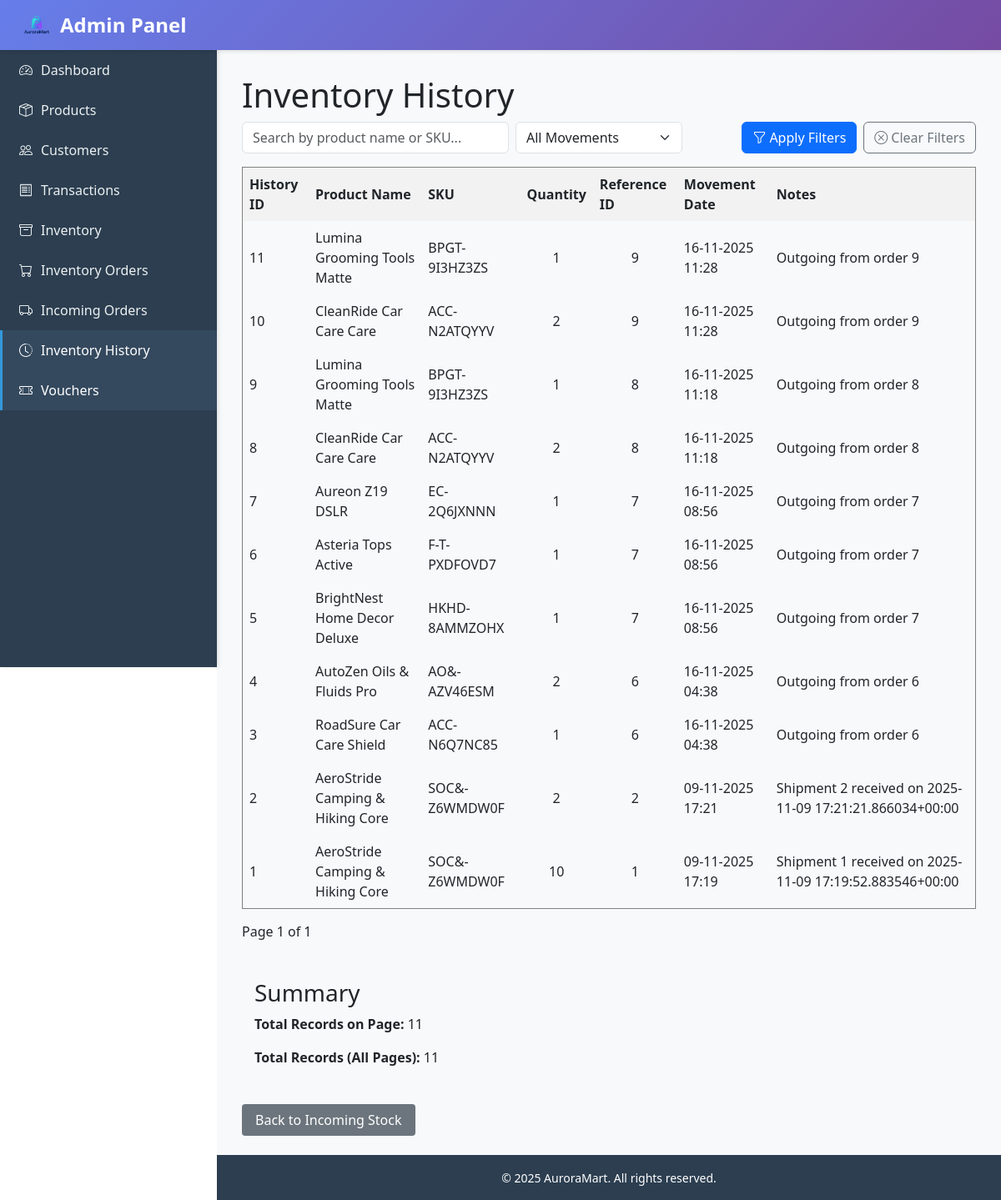
/admin_panel/inventory-history/, run on the app's committed database.
### admin_panel/models.py (models this page shows, shortened)
class InventoryHistory(models.Model):
    MOVEMENT_TYPES = [
        ('incoming', 'Incoming'),
        ('outgoing', 'Outgoing'),
    ]
    history_id = models.AutoField(primary_key=True)
    product = models.ForeignKey(Product, on_delete=models.CASCADE, related_name='inventory_history')
    movement_type = models.CharField(max_length=20, choices=MOVEMENT_TYPES)
    quantity = models.PositiveIntegerField(validators=[MinValueValidator(1)])
    reference_id = models.PositiveIntegerField(null=True, blank=True)  # Shipment ID or Transaction ID
    movement_date = models.DateTimeField(auto_now_add=True)
    notes = models.TextField(blank=True, null=True)

### auroramart/models.py (models this page shows, shortened)
class Product(models.Model):
    sku = models.CharField(max_length=64, unique=True, verbose_name="SKU Code")
    name = models.CharField(max_length=255, verbose_name="Product Name")
    description = models.TextField(blank=True, verbose_name="Product Description")
    category = models.ForeignKey(
        Category, related_name="products", on_delete=models.PROTECT, verbose_name="Product Category"
    )
    subcategory = models.ForeignKey(
        SubCategory, related_name="products", on_delete=models.PROTECT, verbose_name="Product Subcategory"
    )
    quantity_on_hand = models.PositiveIntegerField(default=0, validators=[MinValueValidator(0)])
    reorder_quantity = models.PositiveIntegerField(default=10, validators=[MinValueValidator(0)])
    unit_price = models.DecimalField(
        max_digits=10, decimal_places=2, default=0.00, validators=[MinValueValidator(0)]
    )
    rating = models.DecimalField(
        max_digits=3,
        decimal_places=1,
        default=0.0,
        null=True,
        blank=True,
        validators=[MinValueValidator(0), MaxValueValidator(5)],
        verbose_name="Product Rating"
    )
    is_active = models.BooleanField(default=True)
    image_url = models.URLField(
        max_length=500,
        blank=True,
        null=True,
        verbose_name="Image URL",
        help_text="External image URL (e.g., from Google Images)"
    )
    image = models.ImageField(
        upload_to='products/',
        blank=True,
        null=True,
        verbose_name="Product Image",
        help_text="Upload a product image file"
    )
    class Meta:
        ordering = ["name"]
        indexes = [
            models.Index(fields=["sku"]),
            models.Index(fields=["is_active"]),
        ]

### admin_panel/views.py (the view)
# urls.py: path("inventory-history/", views.inventory_history, name="inventory_history"),
def inventory_history(request):
    history = InventoryHistory.objects.all().order_by('-movement_date')
    movement_filter = request.GET.get('movement_type', '')
    if movement_filter:
        history = history.filter(movement_type=movement_filter)
    search_query = request.GET.get('search', '')
    if search_query:
        history = history.filter(
            product__name__icontains=search_query
        ) | history.filter(
            product__sku__icontains=search_query
        )
    paginator = Paginator(history, 20)
    page_number = request.GET.get('page')
    page_obj = paginator.get_page(page_number)
    context = {
        'page_obj': page_obj,
        'movement_filter': movement_filter,
        'search_query': search_query,
    }
    return render(request, 'admin_panel/inventory_history.html', context)

### ecommercemodule/context_processors.py (called while the page is built)
def cart_item_count(request):
    cart = None
    if not hasattr(request, "session"):
        return {"cart_item_count": 0}
    if request.user.is_authenticated:
        profile, _ = Customer.objects.get_or_create(user=request.user)
        cart = Cart.objects.filter(customer=profile).first()
    else:
        session_key = request.session.session_key
        if not session_key:
            request.session.create()
            session_key = request.session.session_key
        cart = Cart.objects.filter(session_key=session_key).first()
    if not cart:
        return {"cart_item_count": 0}
    total = cart.items.aggregate(total=Sum("quantity"))["total"] or 0
    return {"cart_item_count": total}

### admin_panel/templates/admin_panel/inventory_history.html (shortened to what this page needs)
{% extends "base.html" %}
{% block content %}
<h1>Inventory History</h1>
<div class="mb-3">
    <form method="get" class="d-flex gap-2 align-items-center flex-wrap">
        <input type="text" name="search" placeholder="Search by product name or SKU..." value="{{ search_query }}" class="form-control" style="min-width:250px; max-width:320px;">
        <select name="movement_type" class="form-select" style="max-width:200px;">
            <option value="">All Movements</option>
        </select>
        <div class="ms-auto d-flex gap-2">
            <button type="submit" class="btn btn-primary">
                <i class="bi bi-funnel me-1"></i>Apply Filters
            </button>
            <a href="{% url 'admin_panel:inventory_history' %}" class="btn btn-outline-secondary">
                <i class="bi bi-x-circle me-1"></i>Clear Filters
            </a>
        </div>
    </form>
</div>
<table border="1" cellpadding="8" cellspacing="0" style="width:100%; border-collapse:collapse; margin-top:15px;">
    <thead>
        <tr style="background-color:#f2f2f2;">
            <th>History ID</th>
            <th>Product Name</th>
            <th>SKU</th>
            <th>Quantity</th>
            <th>Reference ID</th>
            <th>Movement Date</th>
            <th>Notes</th>
        </tr>
    </thead>
    <tbody>
        {% for record in page_obj %}
        <tr>
            <td>{{ record.history_id }}</td>
            <td>{{ record.product.name }}</td>
            <td>{{ record.product.sku }}</td>
            <td style="text-align:center;">{{ record.quantity }}</td>
            <td style="text-align:center;">
                {% if record.reference_id %}
                    {{ record.reference_id }}
                {% else %}
                    —
                {% endif %}
            </td>
            <td>{{ record.movement_date|date:"d-m-Y H:i" }}</td>
            <td>
                {% if record.notes %}
                    {{ record.notes }}
                {% else %}
                    —
                {% endif %}
            </td>
        </tr>
        {% empty %}
        <tr>
            <td colspan="7" style="text-align:center; padding:20px;">No inventory history records found.</td>
        </tr>
        {% endfor %}
    </tbody>
</table>
<div style="margin-top:15px;">
    Page {{ page_obj.number }} of {{ page_obj.paginator.num_pages }}
</div>
<div style="margin-top:30px; padding:15px; background-color:#f8f9fa; border-radius:4px;">
    <h3>Summary</h3>
    <p><strong>Total Records on Page:</strong> {{ page_obj|length }}</p>
    <p><strong>Total Records (All Pages):</strong> {{ page_obj.paginator.count }}</p>
</div>
<div style="margin-top:20px;">
    <a href="{% url 'admin_panel:incoming_stock' %}" style="padding:8px 16px; background-color:#6c757d; color:white; text-decoration:none; border-radius:4px; cursor:pointer;">
        Back to Incoming Stock
    </a>
</div>
{% endblock %}

### admin_panel/templates/base.html (style rules this page uses)
:root { --sidebar-width: 260px; --header-height: 60px; }
body { font-family: 'Segoe UI', Tahoma, Geneva, Verdana, sans-serif; min-height: 100vh; display: flex; flex-direction: column; }

### data on the page
InventoryHistory: history_id "11", product.name "Lumina Grooming Tools Matte", product.sku "BPGT-9I3HZ3ZS", quantity "1", reference_id "9", movement_date "16-11-2025 11:28", notes "Outgoing from order 9"
InventoryHistory: history_id "10", product.name "CleanRide Car Care Care", product.sku "ACC-N2ATQYYV", quantity "2", reference_id "9", movement_date "16-11-2025 11:28", notes "Outgoing from order 9"
InventoryHistory: history_id "9", product.name "Lumina Grooming Tools Matte", product.sku "BPGT-9I3HZ3ZS", quantity "1", reference_id "8", movement_date "16-11-2025 11:18", notes "Outgoing from order 8"
InventoryHistory: history_id "8", product.name "CleanRide Car Care Care", product.sku "ACC-N2ATQYYV", quantity "2", reference_id "8", movement_date "16-11-2025 11:18", notes "Outgoing from order 8"
InventoryHistory: history_id "7", product.name "Aureon Z19 DSLR", product.sku "EC-2Q6JXNNN", quantity "1", reference_id "7", movement_date "16-11-2025 08:56", notes "Outgoing from order 7"
InventoryHistory: history_id "6", product.name "Asteria Tops Active", product.sku "F-T-PXDFOVD7", quantity "1", reference_id "7", movement_date "16-11-2025 08:56", notes "Outgoing from order 7"
InventoryHistory: history_id "5", product.name "BrightNest Home Decor Deluxe", product.sku "HKHD-8AMMZOHX", quantity "1", reference_id "7", movement_date "16-11-2025 08:56", notes "Outgoing from order 7"
InventoryHistory: history_id "4", product.name "AutoZen Oils & Fluids Pro", product.sku "AO&-AZV46ESM", quantity "2", reference_id "6", movement_date "16-11-2025 04:38", notes "Outgoing from order 6"
InventoryHistory: history_id "3", product.name "RoadSure Car Care Shield", product.sku "ACC-N6Q7NC85", quantity "1", reference_id "6", movement_date "16-11-2025 04:38", notes "Outgoing from order 6"
InventoryHistory: history_id "2", product.name "AeroStride Camping & Hiking Core", product.sku "SOC&-Z6WMDW0F", quantity "2", reference_id "2", movement_date "09-11-2025 17:21", notes "Shipment 2 received on 2025-11-09 17:21:21.866034+00:00"
InventoryHistory: history_id "1", product.name "AeroStride Camping & Hiking Core", product.sku "SOC&-Z6WMDW0F", quantity "10", reference_id "1", movement_date "09-11-2025 17:19", notes "Shipment 1 received on 2025-11-09 17:19:52.883546+00:00"

### other printed values
{{ page_obj.number }} "1"
{{ page_obj.paginator.num_pages }} "1"
{{ page_obj|length }} "11"
{{ page_obj.paginator.count }} "11"
